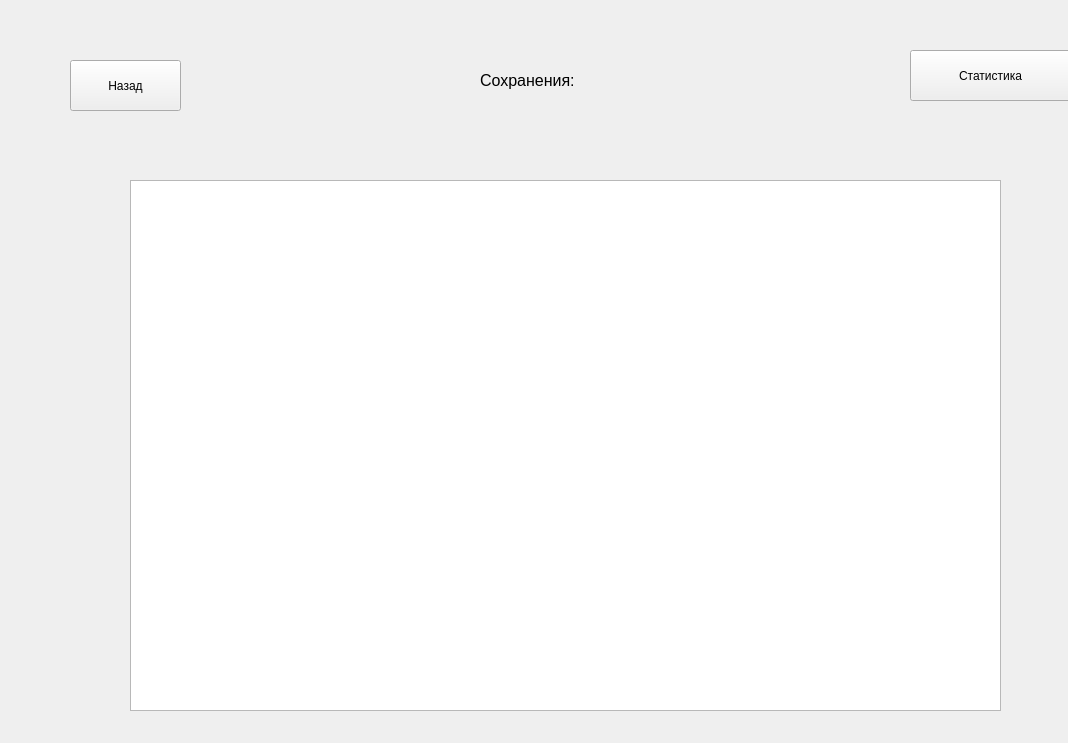
<?xml version="1.0" encoding="UTF-8"?>
<ui version="4.0">
 <class>MainWindow</class>
 <widget class="QMainWindow" name="MainWindow">
  <property name="geometry">
   <rect>
    <x>0</x>
    <y>0</y>
    <width>1068</width>
    <height>743</height>
   </rect>
  </property>
  <property name="windowTitle">
   <string>MainWindow</string>
  </property>
  <widget class="QWidget" name="centralwidget">
   <widget class="QPushButton" name="pushButton">
    <property name="geometry">
     <rect>
      <x>910</x>
      <y>50</y>
      <width>161</width>
      <height>51</height>
     </rect>
    </property>
    <property name="text">
     <string>Статистика</string>
    </property>
   </widget>
   <widget class="QPushButton" name="pushButton_2">
    <property name="geometry">
     <rect>
      <x>70</x>
      <y>60</y>
      <width>111</width>
      <height>51</height>
     </rect>
    </property>
    <property name="text">
     <string>Назад</string>
    </property>
   </widget>
   <widget class="QLabel" name="label">
    <property name="geometry">
     <rect>
      <x>480</x>
      <y>60</y>
      <width>161</width>
      <height>41</height>
     </rect>
    </property>
    <property name="font">
     <font>
      <pointsize>12</pointsize>
     </font>
    </property>
    <property name="text">
     <string>Сохранения:</string>
    </property>
   </widget>
   <widget class="QTableWidget" name="tableWidget">
    <property name="geometry">
     <rect>
      <x>130</x>
      <y>180</y>
      <width>871</width>
      <height>531</height>
     </rect>
    </property>
   </widget>
  </widget>
 </widget>
 <resources/>
 <connections/>
</ui>
